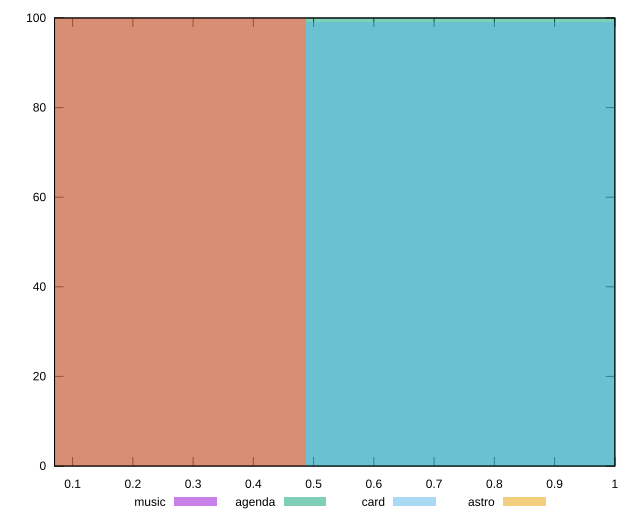

Write the gnuplot code that produced this figure.
reset

$music <<EOF
0 100
EOF

$agenda <<EOF
0.9744107902010702 100
EOF

$card <<EOF
0.9744107902010702 99
EOF

$astro <<EOF
0 100
EOF

set key outside below
set boxwidth 0.9744107902010702
set xrange [0.07:1]
set yrange [0:100]
set trange [0:100]
set style fill transparent solid 0.5 noborder
set terminal svg size 640, 520 enhanced background rgb 'white'
set output "reports/report_00030_2021-02-24T20-42-31.540Z/interactive/comparison/histogram/all_score.svg"

plot $music title "music" with boxes, \
     $agenda title "agenda" with boxes, \
     $card title "card" with boxes, \
     $astro title "astro" with boxes

reset
